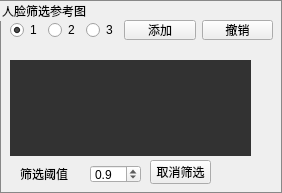
      <widget class="QGroupBox" name="groupBox_2">
       <property name="styleSheet">
        <string notr="true">QGroupBox {border: 1px solid #888888;}
</string>
       </property>
       <property name="title">
        <string>人脸筛选参考图</string>
       </property>
       <property name="checkable">
        <bool>false</bool>
       </property>
       <widget class="QPushButton" name="btnClearIdetity">
        <property name="geometry">
         <rect>
          <x>150</x>
          <y>160</y>
          <width>61</width>
          <height>24</height>
         </rect>
        </property>
        <property name="maximumSize">
         <size>
          <width>999</width>
          <height>24</height>
         </size>
        </property>
        <property name="font">
         <font>
          <pointsize>9</pointsize>
         </font>
        </property>
        <property name="toolTip">
         <string>取消换脸对象人脸筛选</string>
        </property>
        <property name="text">
         <string>取消筛选</string>
        </property>
        <property name="icon">
         <iconset>
          <normaloff>C:/Users/ps/.designer/backup/icons/取消.png</normaloff>C:/Users/ps/.designer/backup/icons/取消.png</iconset>
        </property>
       </widget>
       <widget class="QWidget" name="gridLayoutWidget_12">
        <property name="geometry">
         <rect>
          <x>10</x>
          <y>20</y>
          <width>263</width>
          <height>31</height>
         </rect>
        </property>
        <layout class="QGridLayout" name="gridLayout">
         <property name="sizeConstraint">
          <enum>QLayout::SetMaximumSize</enum>
         </property>
         <item row="0" column="3">
          <widget class="QRadioButton" name="radioChoose3">
           <property name="text">
            <string>3</string>
           </property>
          </widget>
         </item>
         <item row="0" column="1">
          <widget class="QRadioButton" name="radioChoose1">
           <property name="text">
            <string>1</string>
           </property>
           <property name="checked">
            <bool>true</bool>
           </property>
          </widget>
         </item>
         <item row="0" column="2">
          <widget class="QRadioButton" name="radioChoose2">
           <property name="text">
            <string>2</string>
           </property>
          </widget>
         </item>
         <item row="0" column="4">
          <widget class="QPushButton" name="btnAddLiveRef">
           <property name="maximumSize">
            <size>
             <width>999</width>
             <height>24</height>
            </size>
           </property>
           <property name="font">
            <font>
             <pointsize>9</pointsize>
            </font>
           </property>
           <property name="toolTip">
            <string>添加人脸图片作为挑选人脸的参考图Add Reference Face</string>
           </property>
           <property name="text">
            <string>添加</string>
           </property>
           <property name="icon">
            <iconset>
             <normaloff>C:/Users/ps/.designer/backup/icons/取消.png</normaloff>C:/Users/ps/.designer/backup/icons/取消.png</iconset>
           </property>
          </widget>
         </item>
         <item row="0" column="5">
          <widget class="QPushButton" name="btnLivePopRef">
           <property name="maximumSize">
            <size>
             <width>999</width>
             <height>24</height>
            </size>
           </property>
           <property name="font">
            <font>
             <pointsize>9</pointsize>
            </font>
           </property>
           <property name="toolTip">
            <string>&lt;html&gt;&lt;head/&gt;&lt;body&gt;&lt;p&gt;&lt;span style=&quot; color:#e5210f;&quot;&gt;撤销最后添加的图片&lt;br/&gt;Restore the last added reference face image&lt;/span&gt;&lt;/p&gt;&lt;/body&gt;&lt;/html&gt;</string>
           </property>
           <property name="text">
            <string>撤销</string>
           </property>
           <property name="icon">
            <iconset>
             <normaloff>C:/Users/ps/.designer/backup/icons/取消.png</normaloff>C:/Users/ps/.designer/backup/icons/取消.png</iconset>
           </property>
          </widget>
         </item>
        </layout>
       </widget>
       <widget class="QLabel" name="SwapTargetFaceLabel">
        <property name="geometry">
         <rect>
          <x>10</x>
          <y>60</y>
          <width>241</width>
          <height>96</height>
         </rect>
        </property>
        <property name="minimumSize">
         <size>
          <width>96</width>
          <height>96</height>
         </size>
        </property>
        <property name="styleSheet">
         <string notr="true">background-color: rgb(50, 50, 50);</string>
        </property>
        <property name="text">
         <string/>
        </property>
        <property name="alignment">
         <set>Qt::AlignCenter</set>
        </property>
       </widget>
       <widget class="QLabel" name="label_42">
        <property name="geometry">
         <rect>
          <x>20</x>
          <y>165</y>
          <width>48</width>
          <height>18</height>
         </rect>
        </property>
        <property name="text">
         <string>筛选阈值</string>
        </property>
       </widget>
       <widget class="QDoubleSpinBox" name="spinFaceVerifyThreshold">
        <property name="geometry">
         <rect>
          <x>90</x>
          <y>165</y>
          <width>51</width>
          <height>18</height>
         </rect>
        </property>
        <property name="maximumSize">
         <size>
          <width>60</width>
          <height>16777215</height>
         </size>
        </property>
        <property name="styleSheet">
         <string notr="true"/>
        </property>
        <property name="decimals">
         <number>1</number>
        </property>
        <property name="minimum">
         <double>0.200000000000000</double>
        </property>
        <property name="maximum">
         <double>2.000000000000000</double>
        </property>
        <property name="singleStep">
         <double>0.100000000000000</double>
        </property>
        <property name="value">
         <double>0.900000000000000</double>
        </property>
       </widget>
      </widget>
